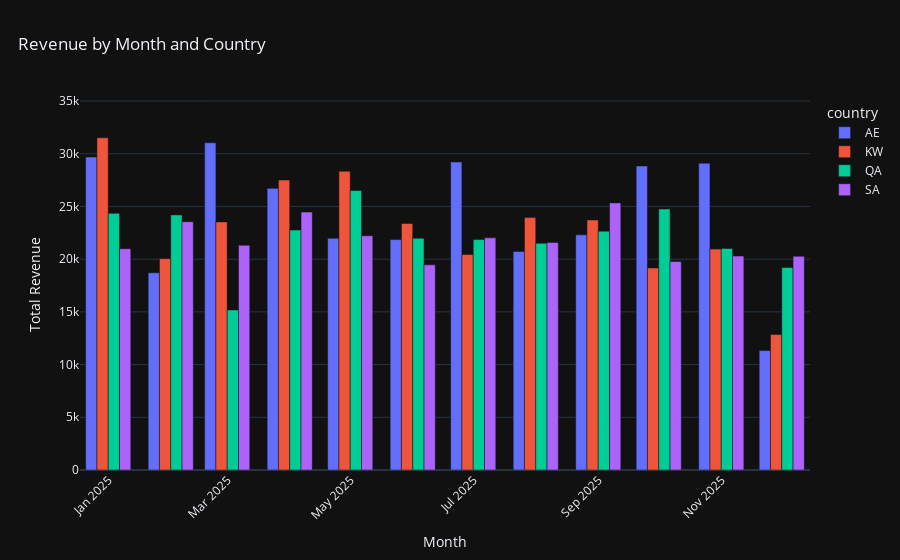

This figure's notebook cell:
### Code cell
fig = px.bar(
    rev_monthly,
    x="month",
    y="revenue",
    color="country",
    title="Revenue by Month and Country",
    barmode="group" # Use "group" for side-by-side or remove for stacked bars
)

fig.update_layout(title={"x": 0.02}, xaxis_tickangle=-45)
fig.update_xaxes(title_text="Month")
fig.update_yaxes(title_text="Total Revenue")

save_fig(fig, FIGS / "revenue_by_month.png")
fig.show()

### Figure 1 — Plotly figure (JSON) as saved in the notebook; plotly's stock layout.template omitted (floating-point values rounded to 4 significant figures)
{"data": [{"alignmentgroup": "True", "hovertemplate": "country=AE<br>month=%{x}<br>revenue=%{y}<extra></extra>", "legendgroup": "AE", "marker": {"color": "#636efa", "pattern": {"shape": ""}}, "name": "AE", "offsetgroup": "AE", "orientation": "v", "showlegend": true, "textposition": "auto", "x": ["2025-01", "2025-02", "2025-03", "2025-04", "2025-05", "2025-06", "2025-07", "2025-08", "2025-09", "2025-10", "2025-11", "2025-12", "NaT"], "xaxis": "x", "y": [29690.0, 18710.0, 31040.0, 26710.0, 21980.0, 21860.0, 29220.0, 20730.0, 22300.0, 28840.0, 29100.0, 11330.0, 33340.0], "yaxis": "y", "type": "bar"}, {"alignmentgroup": "True", "hovertemplate": "country=KW<br>month=%{x}<br>revenue=%{y}<extra></extra>", "legendgroup": "KW", "marker": {"color": "#EF553B", "pattern": {"shape": ""}}, "name": "KW", "offsetgroup": "KW", "orientation": "v", "showlegend": true, "textposition": "auto", "x": ["2025-01", "2025-02", "2025-03", "2025-04", "2025-05", "2025-06", "2025-07", "2025-08", "2025-09", "2025-10", "2025-11", "2025-12", "NaT"], "xaxis": "x", "y": [31510.0, 20050.0, 23530.0, 27510.0, 28340.0, 23390.0, 20440.0, 23940.0, 23720.0, 19170.0, 20950.0, 12850.0, 32360.0], "yaxis": "y", "type": "bar"}, {"alignmentgroup": "True", "hovertemplate": "country=QA<br>month=%{x}<br>revenue=%{y}<extra></extra>", "legendgroup": "QA", "marker": {"color": "#00cc96", "pattern": {"shape": ""}}, "name": "QA", "offsetgroup": "QA", "orientation": "v", "showlegend": true, "textposition": "auto", "x": ["2025-01", "2025-02", "2025-03", "2025-04", "2025-05", "2025-06", "2025-07", "2025-08", "2025-09", "2025-10", "2025-11", "2025-12", "NaT"], "xaxis": "x", "y": [24340.0, 24200.0, 15180.0, 22760.0, 26520.0, 21980.0, 21860.0, 21510.0, 22650.0, 24760.0, 21010.0, 19210.0, 26360.0], "yaxis": "y", "type": "bar"}, {"alignmentgroup": "True", "hovertemplate": "country=SA<br>month=%{x}<br>revenue=%{y}<extra></extra>", "legendgroup": "SA", "marker": {"color": "#ab63fa", "pattern": {"shape": ""}}, "name": "SA", "offsetgroup": "SA", "orientation": "v", "showlegend": true, "textposition": "auto", "x": ["2025-01", "2025-02", "2025-03", "2025-04", "2025-05", "2025-06", "2025-07", "2025-08", "2025-09", "2025-10", "2025-11", "2025-12", "NaT"], "xaxis": "x", "y": [20990.0, 23550.0, 21310.0, 24460.0, 22230.0, 19460.0, 22020.0, 21580.0, 25340.0, 19780.0, 20290.0, 20270.0, 25680.0], "yaxis": "y", "type": "bar"}], "layout": {"xaxis": {"anchor": "y", "domain": [0.0, 1.0], "title": {"text": "Month"}, "tickangle": -45}, "yaxis": {"anchor": "x", "domain": [0.0, 1.0], "title": {"text": "Total Revenue"}}, "legend": {"title": {"text": "country"}, "tracegroupgap": 0}, "title": {"text": "Revenue by Month and Country", "x": 0.02}, "barmode": "group"}}
